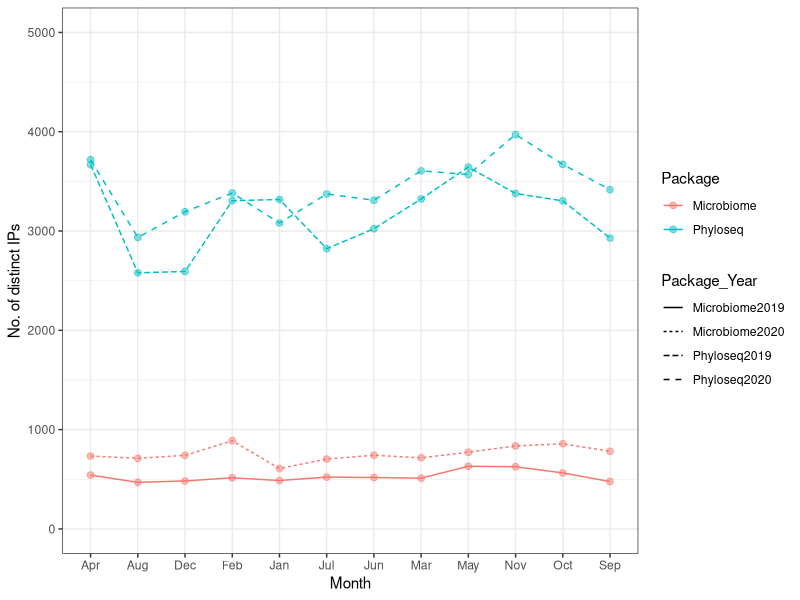
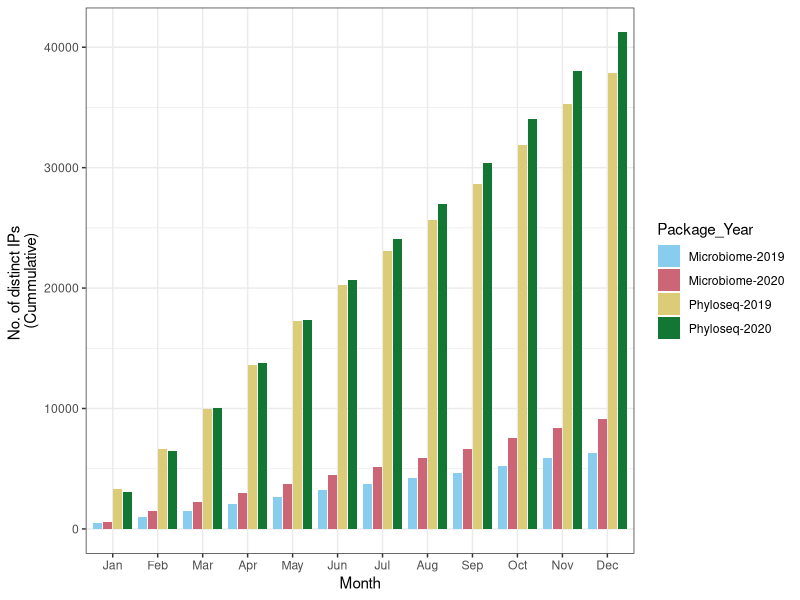

Recreate these plots in R, in order.
## ---- chunk 1
library(tidyverse)
## ---- chunk 2

microbiome_stats_2019 <- read_delim("data/microbiome_2019_stats.tab",
                                    delim = "\t") %>% 
  mutate(Package= "Microbiome",
         Year = "2019")

microbiome_stats_2020 <- read_delim("data/microbiome_2020_stats.tab",
                                    delim = "\t") %>% 
  mutate(Package= "Microbiome",
         Year = "2020")

microbiome_stats <- bind_rows(microbiome_stats_2019,
                              microbiome_stats_2020)
## ---- chunk 3
phyloseq_stats_2019 <- read_delim("data/phyloseq_2019_stats.tab",
                                  delim = "\t") %>% 
  mutate(Package= "Phyloseq",
         Year = "2019")

phyloseq_stats_2020 <- read_delim("data/phyloseq_2020_stats.tab",
                                  delim = "\t") %>% 
  mutate(Package= "Phyloseq",
         Year = "2020")

phyloseq_stats <- bind_rows(phyloseq_stats_2019,
                            phyloseq_stats_2020)

## ---- chunk 4
stats_df <- bind_rows(microbiome_stats, phyloseq_stats)

stats_df %>% 
  filter(Month !="all") %>% 
  mutate(Package_Year = paste0(Package,Year)) %>% 
ggplot(aes(Month, Nb_of_distinct_IPs)) +
  geom_point(aes(color= Package), size=2, alpha=0.5) +
  geom_line(aes(color=Package, group=Package_Year, linetype = Package_Year)) +
  #facet_grid(~Package) +
  theme_bw() +
  ylim(0, 5000) +
  ylab("No. of distinct IPs")
## ---- chunk 5
safe_colorblind_palette <- c("#88CCEE", "#CC6677", "#DDCC77", "#117733", "#332288", "#AA4499", 
                             "#44AA99", "#999933", "#882255", "#661100", "#6699CC", "#888888")
#scales::show_col(safe_colorblind_palette)
## ---- chunk 6
stats_df2 <- stats_df %>% 
  filter(Month !="all") %>% 
  mutate(Package_Year = paste0(Package, "-",Year)) %>%
  group_by(Package_Year) %>%
  mutate(CumulativeCount = cumsum(Nb_of_distinct_IPs),
         MonthNum = ifelse(Month== "Jan", 01,
                           ifelse(Month== "Feb", 02,
                                  ifelse(Month== "Mar", 03,
                                         ifelse(Month== "Apr", 04,
                                                ifelse(Month== "May", 05,
                                                       ifelse(Month== "Jun", 06,
                                                              ifelse(Month== "Jul", 07,
                                                                     ifelse(Month== "Aug", 08,
                                                                            ifelse(Month== "Sep", 09,
                                                                                   ifelse(Month== "Oct", 10,
                                                                                          ifelse(Month== "Nov", 11,
                                                                                                 ifelse(Month== "Dec", 12, NA)))))))))))))

## ---- chunk 7
ggplot(stats_df2) +
  geom_col(aes(y=CumulativeCount, 
               x=reorder(Month,MonthNum), 
               fill=Package_Year), 
           position=position_dodge2()) +
  theme_bw() +
  scale_fill_manual(values = safe_colorblind_palette) +
  ylab("No. of distinct IPs \n(Cummulative)") +
  xlab("Month")
## ---- chunk 8
sessionInfo()
